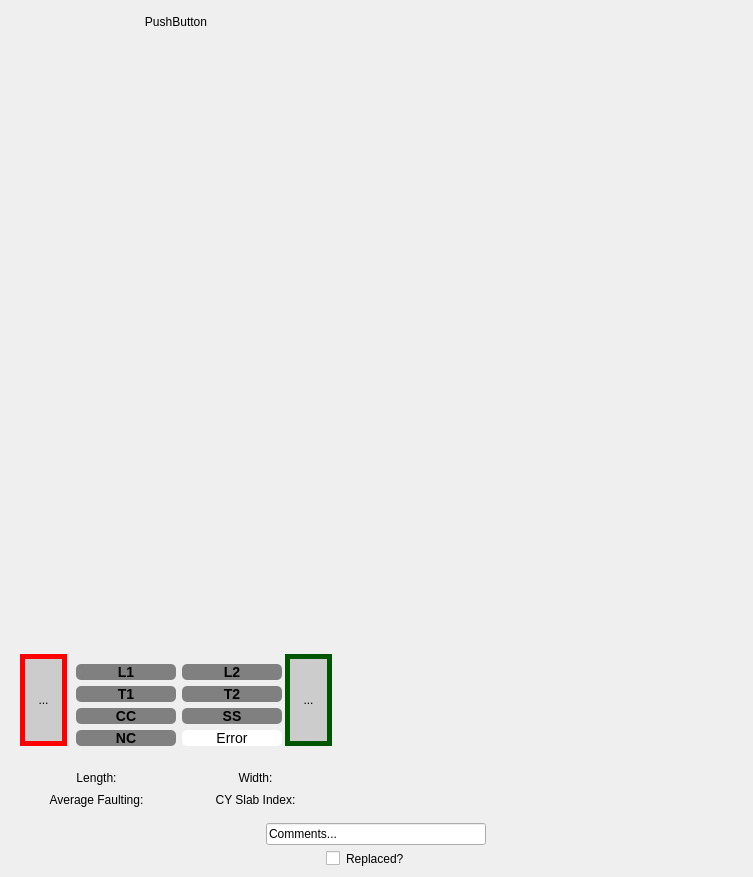
<?xml version="1.0" encoding="UTF-8"?>
<ui version="4.0">
 <class>yr_panel</class>
 <widget class="QWidget" name="yr_panel">
  <property name="geometry">
   <rect>
    <x>0</x>
    <y>0</y>
    <width>753</width>
    <height>877</height>
   </rect>
  </property>
  <property name="sizePolicy">
   <sizepolicy hsizetype="Expanding" vsizetype="Preferred">
    <horstretch>0</horstretch>
    <verstretch>0</verstretch>
   </sizepolicy>
  </property>
  <property name="windowTitle">
   <string>Form</string>
  </property>
  <property name="styleSheet">
   <string notr="true">QWidget {
	border-color:rgb(255, 99, 21) 10px
}</string>
  </property>
  <layout class="QVBoxLayout" name="verticalLayout">
   <item>
    <layout class="QVBoxLayout" name="vertical_panel_layout">
     <property name="spacing">
      <number>6</number>
     </property>
     <item>
      <widget class="QPushButton" name="yr_label">
       <property name="minimumSize">
        <size>
         <width>0</width>
         <height>0</height>
        </size>
       </property>
       <property name="maximumSize">
        <size>
         <width>330</width>
         <height>16777215</height>
        </size>
       </property>
       <property name="text">
        <string>PushButton</string>
       </property>
       <property name="flat">
        <bool>true</bool>
       </property>
      </widget>
     </item>
     <item>
      <widget class="QWidget" name="widget" native="true">
       <property name="sizePolicy">
        <sizepolicy hsizetype="Expanding" vsizetype="Expanding">
         <horstretch>0</horstretch>
         <verstretch>0</verstretch>
        </sizepolicy>
       </property>
       <property name="maximumSize">
        <size>
         <width>330</width>
         <height>600</height>
        </size>
       </property>
       <property name="layoutDirection">
        <enum>Qt::LeftToRight</enum>
       </property>
       <layout class="QHBoxLayout" name="horizontalLayout">
        <property name="spacing">
         <number>6</number>
        </property>
        <property name="leftMargin">
         <number>5</number>
        </property>
        <property name="rightMargin">
         <number>5</number>
        </property>
        <item>
         <widget class="QLabel" name="slab_img">
          <property name="sizePolicy">
           <sizepolicy hsizetype="Expanding" vsizetype="Expanding">
            <horstretch>0</horstretch>
            <verstretch>0</verstretch>
           </sizepolicy>
          </property>
          <property name="minimumSize">
           <size>
            <width>250</width>
            <height>500</height>
           </size>
          </property>
          <property name="text">
           <string/>
          </property>
          <property name="alignment">
           <set>Qt::AlignCenter</set>
          </property>
         </widget>
        </item>
       </layout>
      </widget>
     </item>
     <item>
      <widget class="QWidget" name="widget_2" native="true">
       <property name="sizePolicy">
        <sizepolicy hsizetype="Preferred" vsizetype="Preferred">
         <horstretch>0</horstretch>
         <verstretch>0</verstretch>
        </sizepolicy>
       </property>
       <property name="maximumSize">
        <size>
         <width>330</width>
         <height>16777215</height>
        </size>
       </property>
       <layout class="QHBoxLayout" name="horizontalLayout_2">
        <item>
         <widget class="QToolButton" name="back_btn">
          <property name="sizePolicy">
           <sizepolicy hsizetype="Preferred" vsizetype="Preferred">
            <horstretch>0</horstretch>
            <verstretch>0</verstretch>
           </sizepolicy>
          </property>
          <property name="styleSheet">
           <string notr="true">QToolButton:enabled {
	border: 5px solid rgb(255, 0, 0);
	background-color: #ccc
}

QToolButton:enabled:hover {
	border: 5px solid rgb(255, 0, 0);
	background-color: rgb(255, 130, 46)
}</string>
          </property>
          <property name="text">
           <string>...</string>
          </property>
          <property name="icon">
           <iconset>
            <normaloff>back_arrow.png</normaloff>back_arrow.png</iconset>
          </property>
         </widget>
        </item>
        <item>
         <layout class="QFormLayout" name="btn_group">
          <property name="labelAlignment">
           <set>Qt::AlignCenter</set>
          </property>
          <property name="formAlignment">
           <set>Qt::AlignHCenter|Qt::AlignTop</set>
          </property>
          <property name="topMargin">
           <number>10</number>
          </property>
          <item row="0" column="0">
           <widget class="QPushButton" name="l1_btn">
            <property name="enabled">
             <bool>true</bool>
            </property>
            <property name="sizePolicy">
             <sizepolicy hsizetype="Fixed" vsizetype="Fixed">
              <horstretch>0</horstretch>
              <verstretch>0</verstretch>
             </sizepolicy>
            </property>
            <property name="minimumSize">
             <size>
              <width>100</width>
              <height>0</height>
             </size>
            </property>
            <property name="styleSheet">
             <string notr="true">QPushButton{
background-color : gray;
border-style : outset;
border-radius: 5px;
font : bold 14px;
adding : 2px;
}
QPushButton::checked{
background-color: green;
border-style : inset;
}</string>
            </property>
            <property name="text">
             <string>L1</string>
            </property>
            <property name="checkable">
             <bool>true</bool>
            </property>
            <property name="autoExclusive">
             <bool>true</bool>
            </property>
           </widget>
          </item>
          <item row="0" column="1">
           <widget class="QPushButton" name="l2_btn">
            <property name="sizePolicy">
             <sizepolicy hsizetype="Fixed" vsizetype="Fixed">
              <horstretch>0</horstretch>
              <verstretch>0</verstretch>
             </sizepolicy>
            </property>
            <property name="minimumSize">
             <size>
              <width>100</width>
              <height>0</height>
             </size>
            </property>
            <property name="styleSheet">
             <string notr="true">QPushButton{
background-color : gray;
border-style : outset;
border-radius: 5px;
font : bold 14px;
adding : 2px;
}
QPushButton::checked{
background-color: green;
border-style : inset;
}</string>
            </property>
            <property name="text">
             <string>L2</string>
            </property>
            <property name="checkable">
             <bool>true</bool>
            </property>
            <property name="autoExclusive">
             <bool>true</bool>
            </property>
           </widget>
          </item>
          <item row="1" column="0">
           <widget class="QPushButton" name="t1_btn">
            <property name="sizePolicy">
             <sizepolicy hsizetype="Fixed" vsizetype="Fixed">
              <horstretch>0</horstretch>
              <verstretch>0</verstretch>
             </sizepolicy>
            </property>
            <property name="minimumSize">
             <size>
              <width>100</width>
              <height>0</height>
             </size>
            </property>
            <property name="styleSheet">
             <string notr="true">QPushButton{
background-color : gray;
border-style : outset;
border-radius: 5px;
font : bold 14px;
adding : 2px;
}
QPushButton::checked{
background-color: green;
border-style : inset;
}</string>
            </property>
            <property name="text">
             <string>T1</string>
            </property>
            <property name="checkable">
             <bool>true</bool>
            </property>
            <property name="autoExclusive">
             <bool>true</bool>
            </property>
           </widget>
          </item>
          <item row="1" column="1">
           <widget class="QPushButton" name="t2_btn">
            <property name="sizePolicy">
             <sizepolicy hsizetype="Fixed" vsizetype="Fixed">
              <horstretch>0</horstretch>
              <verstretch>0</verstretch>
             </sizepolicy>
            </property>
            <property name="minimumSize">
             <size>
              <width>100</width>
              <height>0</height>
             </size>
            </property>
            <property name="styleSheet">
             <string notr="true">QPushButton{
background-color : gray;
border-style : outset;
border-radius: 5px;
font : bold 14px;
adding : 2px;
}
QPushButton::checked{
background-color: green;
border-style : inset;
}</string>
            </property>
            <property name="text">
             <string>T2</string>
            </property>
            <property name="checkable">
             <bool>true</bool>
            </property>
            <property name="autoExclusive">
             <bool>true</bool>
            </property>
           </widget>
          </item>
          <item row="2" column="0">
           <widget class="QPushButton" name="cc_btn">
            <property name="sizePolicy">
             <sizepolicy hsizetype="Fixed" vsizetype="Fixed">
              <horstretch>0</horstretch>
              <verstretch>0</verstretch>
             </sizepolicy>
            </property>
            <property name="minimumSize">
             <size>
              <width>100</width>
              <height>0</height>
             </size>
            </property>
            <property name="styleSheet">
             <string notr="true">QPushButton{
background-color : gray;
border-style : outset;
border-radius: 5px;
font : bold 14px;
adding : 2px;
}
QPushButton::checked{
background-color: green;
border-style : inset;
}</string>
            </property>
            <property name="text">
             <string>CC</string>
            </property>
            <property name="checkable">
             <bool>true</bool>
            </property>
            <property name="autoExclusive">
             <bool>true</bool>
            </property>
           </widget>
          </item>
          <item row="2" column="1">
           <widget class="QPushButton" name="ss_btn">
            <property name="sizePolicy">
             <sizepolicy hsizetype="Fixed" vsizetype="Fixed">
              <horstretch>0</horstretch>
              <verstretch>0</verstretch>
             </sizepolicy>
            </property>
            <property name="minimumSize">
             <size>
              <width>100</width>
              <height>0</height>
             </size>
            </property>
            <property name="styleSheet">
             <string notr="true">QPushButton{
background-color : gray;
border-style : outset;
border-radius: 5px;
font : bold 14px;
adding : 2px;
}
QPushButton::checked{
background-color: green;
border-style : inset;
}</string>
            </property>
            <property name="text">
             <string>SS</string>
            </property>
            <property name="checkable">
             <bool>true</bool>
            </property>
            <property name="autoExclusive">
             <bool>true</bool>
            </property>
           </widget>
          </item>
          <item row="3" column="0">
           <widget class="QPushButton" name="nc_btn">
            <property name="enabled">
             <bool>true</bool>
            </property>
            <property name="sizePolicy">
             <sizepolicy hsizetype="Fixed" vsizetype="Fixed">
              <horstretch>0</horstretch>
              <verstretch>0</verstretch>
             </sizepolicy>
            </property>
            <property name="minimumSize">
             <size>
              <width>100</width>
              <height>0</height>
             </size>
            </property>
            <property name="styleSheet">
             <string notr="true">QPushButton{
background-color : gray;
border-style : outset;
border-radius: 5px;
font : bold 14px;
adding : 2px;
}
QPushButton::checked{
background-color: green;
border-style : inset;
}</string>
            </property>
            <property name="text">
             <string>NC</string>
            </property>
            <property name="checkable">
             <bool>true</bool>
            </property>
            <property name="autoExclusive">
             <bool>true</bool>
            </property>
           </widget>
          </item>
          <item row="3" column="1">
           <widget class="QPushButton" name="error_btn">
            <property name="sizePolicy">
             <sizepolicy hsizetype="Fixed" vsizetype="Fixed">
              <horstretch>0</horstretch>
              <verstretch>0</verstretch>
             </sizepolicy>
            </property>
            <property name="minimumSize">
             <size>
              <width>100</width>
              <height>0</height>
             </size>
            </property>
            <property name="styleSheet">
             <string notr="true">QPushButton{
background-color : white;
border-style : outset;
border-radius: 5px;
font :  14px;
adding : 2px;
}
QPushButton::checked{
background-color: green;
border-style : inset;
}</string>
            </property>
            <property name="text">
             <string>Error</string>
            </property>
            <property name="checkable">
             <bool>true</bool>
            </property>
            <property name="autoExclusive">
             <bool>true</bool>
            </property>
           </widget>
          </item>
         </layout>
        </item>
        <item>
         <widget class="QToolButton" name="next_btn">
          <property name="sizePolicy">
           <sizepolicy hsizetype="Preferred" vsizetype="Preferred">
            <horstretch>0</horstretch>
            <verstretch>0</verstretch>
           </sizepolicy>
          </property>
          <property name="autoFillBackground">
           <bool>false</bool>
          </property>
          <property name="styleSheet">
           <string notr="true">QToolButton:enabled {
	border: 5px solid rgb(0, 85, 0);
	background-color: #ccc
}

QToolButton:enabled:hover {
	border: 5px solid rgb(0, 85, 0);
	background-color: rgb(0, 255, 0);
}</string>
          </property>
          <property name="text">
           <string>...</string>
          </property>
          <property name="icon">
           <iconset>
            <normaloff>next_arrow.png</normaloff>next_arrow.png</iconset>
          </property>
         </widget>
        </item>
       </layout>
      </widget>
     </item>
     <item>
      <widget class="QWidget" name="widget_3" native="true">
       <property name="maximumSize">
        <size>
         <width>330</width>
         <height>16777215</height>
        </size>
       </property>
       <layout class="QGridLayout" name="gridLayout">
        <item row="2" column="0">
         <widget class="QLabel" name="faulting_lbl">
          <property name="text">
           <string>Average Faulting:</string>
          </property>
          <property name="alignment">
           <set>Qt::AlignCenter</set>
          </property>
         </widget>
        </item>
        <item row="0" column="0">
         <widget class="QLabel" name="length_lbl">
          <property name="text">
           <string>Length:</string>
          </property>
          <property name="alignment">
           <set>Qt::AlignCenter</set>
          </property>
         </widget>
        </item>
        <item row="0" column="1">
         <widget class="QLabel" name="width_lbl">
          <property name="text">
           <string>Width:</string>
          </property>
          <property name="alignment">
           <set>Qt::AlignCenter</set>
          </property>
         </widget>
        </item>
        <item row="2" column="1">
         <widget class="QLabel" name="cy_index_lbl">
          <property name="text">
           <string>CY Slab Index:</string>
          </property>
          <property name="alignment">
           <set>Qt::AlignCenter</set>
          </property>
         </widget>
        </item>
       </layout>
      </widget>
     </item>
     <item>
      <layout class="QHBoxLayout" name="horizontal_comments_layout">
       <item>
        <widget class="QLineEdit" name="comments_field">
         <property name="sizePolicy">
          <sizepolicy hsizetype="Fixed" vsizetype="Fixed">
           <horstretch>0</horstretch>
           <verstretch>0</verstretch>
          </sizepolicy>
         </property>
         <property name="maximumSize">
          <size>
           <width>220</width>
           <height>16777215</height>
          </size>
         </property>
         <property name="tabletTracking">
          <bool>false</bool>
         </property>
         <property name="focusPolicy">
          <enum>Qt::ClickFocus</enum>
         </property>
         <property name="inputMask">
          <string/>
         </property>
         <property name="text">
          <string>Comments...</string>
         </property>
         <property name="cursorPosition">
          <number>11</number>
         </property>
         <property name="alignment">
          <set>Qt::AlignLeading|Qt::AlignLeft|Qt::AlignVCenter</set>
         </property>
         <property name="dragEnabled">
          <bool>false</bool>
         </property>
        </widget>
       </item>
      </layout>
     </item>
     <item>
      <layout class="QHBoxLayout" name="horizontal_replaced_layout">
       <item>
        <widget class="QCheckBox" name="replaced_box">
         <property name="sizePolicy">
          <sizepolicy hsizetype="Fixed" vsizetype="Fixed">
           <horstretch>0</horstretch>
           <verstretch>0</verstretch>
          </sizepolicy>
         </property>
         <property name="minimumSize">
          <size>
           <width>100</width>
           <height>0</height>
          </size>
         </property>
         <property name="maximumSize">
          <size>
           <width>100</width>
           <height>16777215</height>
          </size>
         </property>
         <property name="text">
          <string>Replaced?</string>
         </property>
        </widget>
       </item>
      </layout>
     </item>
    </layout>
   </item>
  </layout>
 </widget>
 <resources/>
 <connections/>
</ui>
